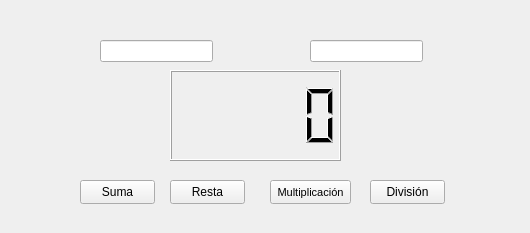
<?xml version="1.0" encoding="UTF-8"?>
<ui version="4.0">
 <class>MainWindow</class>
 <widget class="QMainWindow" name="MainWindow">
  <property name="geometry">
   <rect>
    <x>0</x>
    <y>0</y>
    <width>530</width>
    <height>233</height>
   </rect>
  </property>
  <property name="windowTitle">
   <string>MainWindow</string>
  </property>
  <widget class="QWidget" name="centralwidget">
   <widget class="QLineEdit" name="dataA">
    <property name="geometry">
     <rect>
      <x>100</x>
      <y>40</y>
      <width>113</width>
      <height>22</height>
     </rect>
    </property>
   </widget>
   <widget class="QLineEdit" name="dataB">
    <property name="geometry">
     <rect>
      <x>310</x>
      <y>40</y>
      <width>113</width>
      <height>22</height>
     </rect>
    </property>
   </widget>
   <widget class="QLCDNumber" name="displayNumber">
    <property name="geometry">
     <rect>
      <x>170</x>
      <y>70</y>
      <width>171</width>
      <height>91</height>
     </rect>
    </property>
   </widget>
   <widget class="QPushButton" name="buttonAdd">
    <property name="geometry">
     <rect>
      <x>80</x>
      <y>180</y>
      <width>75</width>
      <height>24</height>
     </rect>
    </property>
    <property name="text">
     <string>Suma</string>
    </property>
   </widget>
   <widget class="QPushButton" name="buttonSubstract">
    <property name="geometry">
     <rect>
      <x>170</x>
      <y>180</y>
      <width>75</width>
      <height>24</height>
     </rect>
    </property>
    <property name="text">
     <string>Resta</string>
    </property>
   </widget>
   <widget class="QPushButton" name="buttonMultiply">
    <property name="geometry">
     <rect>
      <x>270</x>
      <y>180</y>
      <width>81</width>
      <height>24</height>
     </rect>
    </property>
    <property name="font">
     <font>
      <pointsize>8</pointsize>
      <bold>false</bold>
     </font>
    </property>
    <property name="text">
     <string>Multiplicación</string>
    </property>
   </widget>
   <widget class="QPushButton" name="buttonDivide">
    <property name="geometry">
     <rect>
      <x>370</x>
      <y>180</y>
      <width>75</width>
      <height>24</height>
     </rect>
    </property>
    <property name="text">
     <string>División</string>
    </property>
   </widget>
  </widget>
 </widget>
 <resources/>
 <connections/>
</ui>
